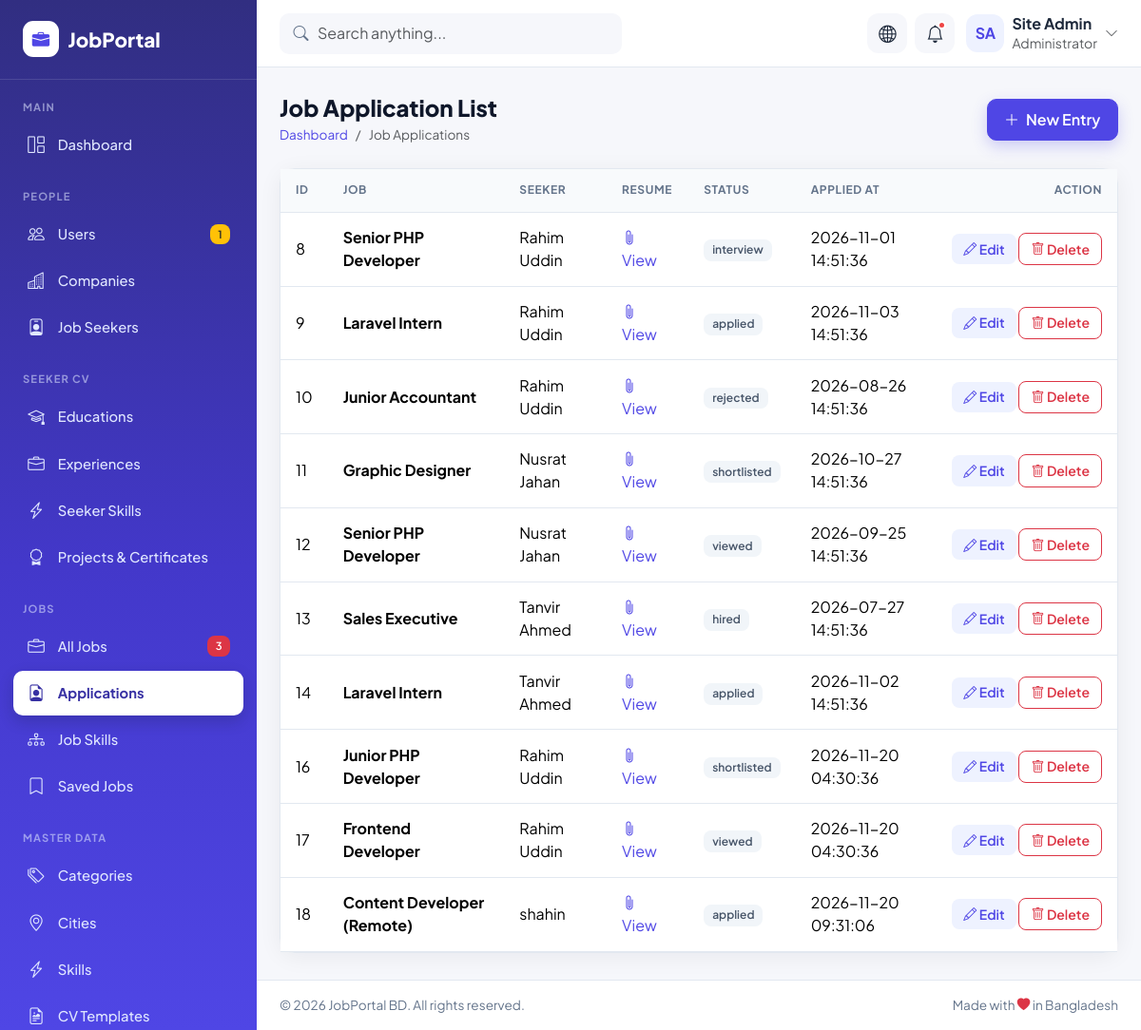
Page /jobs_portal/crud/job_applications/index.php on the committed database.
### tables this page shows
CREATE TABLE `job_applications` (
  `id` int UNSIGNED NOT NULL,
  `job_id` int UNSIGNED NOT NULL,
  `seeker_id` int UNSIGNED NOT NULL,
  `resume_file` varchar(255) NOT NULL,
  `status` enum('applied','viewed','shortlisted','interview','hired','rejected') NOT NULL DEFAULT 'applied',
  `applied_at` timestamp NOT NULL DEFAULT CURRENT_TIMESTAMP
);

CREATE TABLE `jobs` (
  `id` int UNSIGNED NOT NULL,
  `company_id` int UNSIGNED NOT NULL,
  `category_id` int UNSIGNED DEFAULT NULL,
  `city_id` int UNSIGNED DEFAULT NULL,
  `subscription_id` int UNSIGNED DEFAULT NULL,
  `title` varchar(150) NOT NULL,
  `slug` varchar(180) NOT NULL,
  `job_type` enum('full_time','part_time','contract','internship','remote') NOT NULL DEFAULT 'full_time',
  `salary_min` decimal(10,2) DEFAULT NULL,
  `salary_max` decimal(10,2) DEFAULT NULL,
  `description` text,
  `deadline` date NOT NULL,
  `status` enum('pending','approved','rejected','closed') NOT NULL DEFAULT 'pending',
  `is_featured` tinyint(1) NOT NULL DEFAULT '0'
);

CREATE TABLE `users` (
  `id` int UNSIGNED NOT NULL,
  `name` varchar(100) NOT NULL,
  `email` varchar(150) NOT NULL,
  `phone` varchar(20) DEFAULT NULL,
  `password` varchar(255) NOT NULL,
  `role` enum('admin','employer','seeker') NOT NULL,
  `status` enum('active','pending','blocked') NOT NULL DEFAULT 'active',
  `created_at` timestamp NOT NULL DEFAULT CURRENT_TIMESTAMP
);

### jobs_portal/crud/job_applications/index.php (the view, shortened to what this page needs)
<?php include_once("../../config/dbconfig.php"); ?>
<!DOCTYPE html>
<html lang="en">
<head>
  <link href="https://cdn.jsdelivr.net/npm/bootstrap@5.3.3/dist/css/bootstrap.min.css" rel="stylesheet">
  <link href="https://cdn.jsdelivr.net/npm/bootstrap-icons@1.11.3/font/bootstrap-icons.min.css" rel="stylesheet">
  <link href="../../assets/css/style.css" rel="stylesheet">
</head>
<body class="dash-body">
<div class="dash-wrapper">
  <aside class="sidebar offcanvas-lg offcanvas-start" tabindex="-1" id="sidebar">
    <div class="offcanvas-body">
      <div class="d-flex align-items-center justify-content-between">
        <a href="../../index.html" class="sidebar-brand flex-grow-1"><span class="brand-icon"><i class="bi bi-briefcase-fill"></i></span>JobPortal</a>
      </div>
      <div class="sidebar-heading">Main</div>
      <ul class="sidebar-nav">
        <li><a href="../../admin/dashboard.php"><i class="bi bi-grid-1x2"></i> Dashboard</a></li>
      </ul>
      <div class="sidebar-heading">People</div>
      <ul class="sidebar-nav">
        <li><a href="../../crud/users/index.php"><i class="bi bi-people"></i> Users <span class="badge bg-warning text-dark">1</span></a></li>
        <li><a href="../../crud/companies/index.php"><i class="bi bi-buildings"></i> Companies</a></li>
        <li><a href="../../crud/seekers/index.php"><i class="bi bi-person-badge"></i> Job Seekers</a></li>
      </ul>
      <div class="sidebar-heading">Seeker CV</div>
      <ul class="sidebar-nav">
        <li><a href="../../crud/seeker_educations/index.php"><i class="bi bi-mortarboard"></i> Educations</a></li>
        <li><a href="../../crud/seeker_experiences/index.php"><i class="bi bi-briefcase"></i> Experiences</a></li>
        <li><a href="../../crud/seeker_skills/index.php"><i class="bi bi-lightning-charge"></i> Seeker Skills</a></li>
        <li><a href="../../crud/seeker_cv_items/index.php"><i class="bi bi-award"></i> Projects &amp; Certificates</a></li>
      </ul>
      <div class="sidebar-heading">Jobs</div>
      <ul class="sidebar-nav">
        <li><a href="../../crud/jobs/index.php"><i class="bi bi-briefcase"></i> All Jobs <span class="badge bg-danger">3</span></a></li>
        <li><a href="../../crud/job_applications/index.php" class="active"><i class="bi bi-file-earmark-person"></i> Applications</a></li>
        <li><a href="../../crud/job_skills/index.php"><i class="bi bi-diagram-3"></i> Job Skills</a></li>
        <li><a href="../../crud/saved_jobs/index.php"><i class="bi bi-bookmark"></i> Saved Jobs</a></li>
      </ul>
      <div class="sidebar-heading">Master Data</div>
      <ul class="sidebar-nav">
        <li><a href="../../crud/categories/index.php"><i class="bi bi-tags"></i> Categories</a></li>
        <li><a href="../../crud/cities/index.php"><i class="bi bi-geo-alt"></i> Cities</a></li>
        <li><a href="../../crud/skills/index.php"><i class="bi bi-lightning-charge"></i> Skills</a></li>
        <li><a href="../../crud/cv_templates/index.php"><i class="bi bi-file-earmark-richtext"></i> CV Templates</a></li>
      </ul>
    </div>
  </aside>
  <div class="dash-main">
    <header class="topbar">
      <form class="search position-relative d-none d-md-block" action="#" method="get">
        <i class="bi bi-search"></i>
        <input type="search" class="form-control" placeholder="Search anything...">
      </form>
      <div class="ms-auto d-flex align-items-center gap-2">
        <a href="../../index.html" class="topbar-btn" data-bs-toggle="tooltip" data-bs-placement="bottom" title="View Website"><i class="bi bi-globe2"></i></a>
        <div class="dropdown">
          <button class="topbar-btn" type="button" data-bs-toggle="dropdown" data-bs-auto-close="outside"><i class="bi bi-bell"></i><span class="dot"></span></button>
        </div>
        <div class="dropdown">
          <a href="#" class="d-flex align-items-center gap-2 text-reset ms-1" data-bs-toggle="dropdown">
            <span class="avatar">SA</span>
            <span class="d-none d-sm-block lh-sm">
              <span class="fw-bold d-block">Site Admin</span>
              <small class="text-muted">Administrator</small>
            </span>
            <i class="bi bi-chevron-down small text-muted d-none d-sm-block"></i>
          </a>
        </div>
      </div>
    </header>
    <main class="dash-content">
      <div class="d-flex flex-wrap justify-content-between align-items-center gap-3 mb-4 page-title">
        <div>
          <h1>Job Application List</h1>
          <nav><ol class="breadcrumb"><li class="breadcrumb-item"><a href="../../admin/dashboard.php">Dashboard</a></li><li class="breadcrumb-item active">Job Applications</li></ol></nav>
        </div>
        <a class="btn btn-primary" href="create.php"><i class="bi bi-plus-lg me-1"></i> New Entry</a>
      </div>
      <?php
      $rawData = $conn->query("SELECT job_applications.*, jobs.title AS job_title, users.name AS seeker_name FROM job_applications LEFT JOIN jobs ON jobs.id = job_applications.job_id LEFT JOIN seekers ON seekers.id = job_applications.seeker_id LEFT JOIN users ON users.id = seekers.user_id");
      ?>
      <div class="card-jp">
        <div class="table-responsive">
          <table class="table table-jp">
            <thead>
              <tr>
                <th>ID</th>
                <th>Job</th>
                <th>Seeker</th>
                <th>Resume</th>
                <th>Status</th>
                <th>Applied At</th>
                <th class="text-end">Action</th>
              </tr>
            </thead>
            <tbody>
            <?php
            while($row = $rawData->fetch_assoc()){
            ?>
              <tr>
                <td><?php echo $row['id']; ?></td>
                <td><strong><?php echo $row['job_title']; ?></strong></td>
                <td><?php echo $row['seeker_name']; ?></td>
                <td><?php if($row['resume_file']){ ?><a href="../../<?php echo $row['resume_file']; ?>" target="_blank"><i class="bi bi-paperclip"></i> View</a><?php } ?></td>
                <td><span class="badge badge-soft-secondary"><?php echo $row['status']; ?></span></td>
                <td><?php echo $row['applied_at']; ?></td>
                <td class="text-end text-nowrap">
                  <a class="btn btn-sm btn-soft-primary" href="edit.php?id=<?php echo $row['id']; ?>"><i class="bi bi-pencil"></i> Edit</a>
                  <a onclick="return confirm('Are you sure to delete')"
                  class="btn btn-sm btn-outline-danger" href="delete.php?id=<?php echo $row['id']; ?>"><i class="bi bi-trash"></i> Delete</a>
                </td>
              </tr>
            <?php
            }
            ?>
            </tbody>
          </table>
        </div>
      </div>
    </main>
    <footer class="dash-footer d-flex flex-column flex-sm-row justify-content-between gap-1">
      <span>&copy; 2026 JobPortal BD. All rights reserved.</span>
      <span>Made with <i class="bi bi-heart-fill text-danger"></i> in Bangladesh</span>
    </footer>
  </div>
</div>
</body>
</html>

### rows in the picture
job_applications: id "8", job.title "Senior PHP Developer", users.name "Rahim Uddin", status "interview", applied_at "2026-11-01 14:51:36"
job_applications: id "9", job.title "Laravel Intern", users.name "Rahim Uddin", status "applied", applied_at "2026-11-03 14:51:36"
job_applications: id "10", job.title "Junior Accountant", users.name "Rahim Uddin", status "rejected", applied_at "2026-08-26 14:51:36"
job_applications: id "11", job.title "Graphic Designer", users.name "Nusrat Jahan", status "shortlisted", applied_at "2026-10-27 14:51:36"
job_applications: id "12", job.title "Senior PHP Developer", users.name "Nusrat Jahan", status "viewed", applied_at "2026-09-25 14:51:36"
job_applications: id "13", job.title "Sales Executive", users.name "Tanvir Ahmed", status "hired", applied_at "2026-07-27 14:51:36"
job_applications: id "14", job.title "Laravel Intern", users.name "Tanvir Ahmed", status "applied", applied_at "2026-11-02 14:51:36"
job_applications: id "16", job.title "Junior PHP Developer", users.name "Rahim Uddin", status "shortlisted", applied_at "2026-11-20 04:30:36"
job_applications: id "17", job.title "Frontend Developer", users.name "Rahim Uddin", status "viewed", applied_at "2026-11-20 04:30:36"
job_applications: id "18", job.title "Content Developer (Remote)", users.name "shahin", status "applied", applied_at "2026-11-20 09:31:06"
